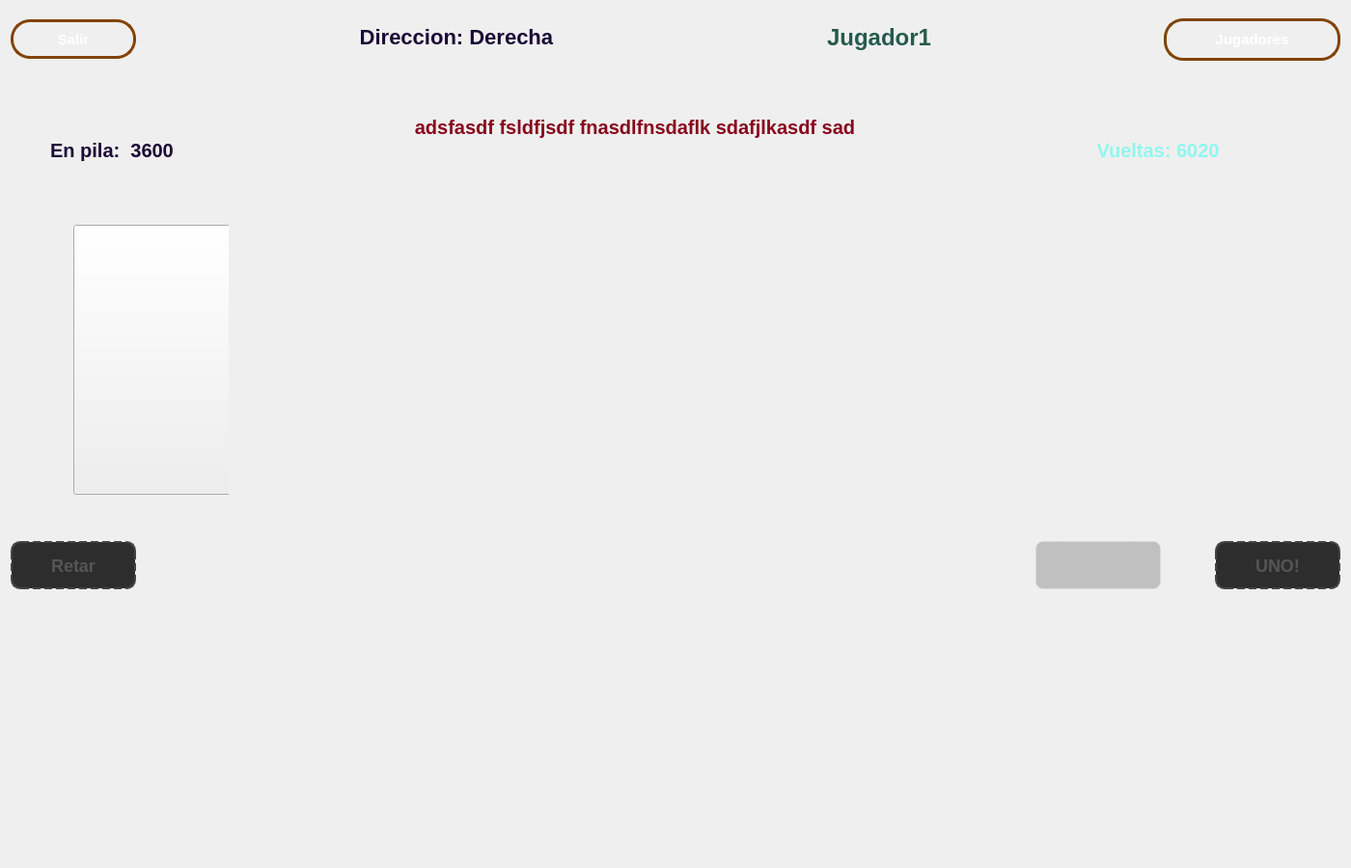
<?xml version="1.0" encoding="UTF-8"?>
<ui version="4.0">
 <class>PantallaJuego</class>
 <widget class="QWidget" name="PantallaJuego">
  <property name="geometry">
   <rect>
    <x>0</x>
    <y>0</y>
    <width>1400</width>
    <height>900</height>
   </rect>
  </property>
  <property name="windowTitle">
   <string>Form</string>
  </property>
  <layout class="QVBoxLayout" name="verticalLayout_5">
   <item>
    <layout class="QHBoxLayout" name="horizontalLayout_2">
     <item>
      <widget class="QPushButton" name="btnRetorno">
       <property name="minimumSize">
        <size>
         <width>130</width>
         <height>41</height>
        </size>
       </property>
       <property name="maximumSize">
        <size>
         <width>130</width>
         <height>16777215</height>
        </size>
       </property>
       <property name="styleSheet">
        <string notr="true">QPushButton#btnRetorno {
    background-color: qlineargradient(spread:pad, x1:0, y1:0, x2:1, y2:1, 
                        stop:0 rgb(237, 51, 59) 
                        stop:1 rgba(255, 255, 255, 40));
    
    border: 3px solid rgb(130, 68, 5);
    border-radius: 20px;
    
    color: white;
    font-family: &quot;Arial Black&quot;, Gadget, sans-serif;
    font-size: 15px;
    font-weight: bold;
    text-transform: uppercase;

}

QPushButton#btnRetorno:hover {
    background-color: qlineargradient(spread:pad, x1:0, y1:0, x2:1, y2:1, 
                        stop:0 rgb(220, 138, 221), 
                        stop:1 rgb(119, 118, 123));
    border-color: #f1c40f;
}


QPushButton#btnRetorno:pressed {
    background-color: #2c3e50;
  
 
}
</string>
       </property>
       <property name="text">
        <string>Salir</string>
       </property>
      </widget>
     </item>
     <item>
      <widget class="QWidget" name="widgetSpacer2" native="true">
       <property name="minimumSize">
        <size>
         <width>180</width>
         <height>60</height>
        </size>
       </property>
       <property name="maximumSize">
        <size>
         <width>16777215</width>
         <height>70</height>
        </size>
       </property>
      </widget>
     </item>
     <item>
      <widget class="QLabel" name="labelVueltas">
       <property name="minimumSize">
        <size>
         <width>280</width>
         <height>50</height>
        </size>
       </property>
       <property name="maximumSize">
        <size>
         <width>16777215</width>
         <height>60</height>
        </size>
       </property>
       <property name="styleSheet">
        <string notr="true">QLabel#labelVueltas {        
 
    color: qlineargradient(x1:0, y1:0, x2:1, y2:1, stop:0 rgb(99, 69, 44), stop:1 rgb(26, 10, 54));

  	 font-size: 22px;
    font-weight: bold;
    font-family: &quot;Segoe UI&quot;, Arial;
    
    background: transparent;
    padding: 2px;
    margin-bottom: 5px;
}

</string>
       </property>
       <property name="text">
        <string>Direccion: Derecha </string>
       </property>
       <property name="alignment">
        <set>Qt::AlignmentFlag::AlignCenter</set>
       </property>
      </widget>
     </item>
     <item>
      <widget class="QWidget" name="widgetSpacer2_3" native="true">
       <property name="minimumSize">
        <size>
         <width>150</width>
         <height>60</height>
        </size>
       </property>
       <property name="maximumSize">
        <size>
         <width>16777215</width>
         <height>60</height>
        </size>
       </property>
      </widget>
     </item>
     <item>
      <widget class="QLabel" name="labelNombreJugador">
       <property name="minimumSize">
        <size>
         <width>200</width>
         <height>50</height>
        </size>
       </property>
       <property name="maximumSize">
        <size>
         <width>16777215</width>
         <height>60</height>
        </size>
       </property>
       <property name="styleSheet">
        <string notr="true">QLabel#labelNombreJugador {        
 
    color: qlineargradient(x1:0, y1:0, x2:1, y2:1, stop:0 rgb(39, 64, 28), stop:1 rgb(38, 90, 76));

  	 font-size: 24px;
    font-weight: bold;
    font-family: &quot;Segoe UI&quot;, Arial;
    
    background: transparent;
    padding: 2px;
    margin-bottom: 5px;
}

</string>
       </property>
       <property name="text">
        <string>Jugador1</string>
       </property>
       <property name="alignment">
        <set>Qt::AlignmentFlag::AlignCenter</set>
       </property>
      </widget>
     </item>
     <item>
      <widget class="QWidget" name="widgetSpacer2_2" native="true">
       <property name="minimumSize">
        <size>
         <width>180</width>
         <height>60</height>
        </size>
       </property>
       <property name="maximumSize">
        <size>
         <width>16777215</width>
         <height>60</height>
        </size>
       </property>
      </widget>
     </item>
     <item>
      <widget class="QPushButton" name="btnPersonas">
       <property name="minimumSize">
        <size>
         <width>130</width>
         <height>41</height>
        </size>
       </property>
       <property name="styleSheet">
        <string notr="true">QPushButton#btnPersonas {
    background-color: qlineargradient(spread:pad, x1:0, y1:0, x2:1, y2:1, 
                        stop:0 rgb(144, 247, 238) 
                        stop:1 rgba(255, 255, 255, 40));
    
    border: 3px solid rgb(130, 68, 5);
    border-radius: 20px;
    
    color: white;
    font-family: &quot;Arial Black&quot;, Gadget, sans-serif;
    font-size: 15px;
    font-weight: bold;
    text-transform: uppercase;
    
    padding: 10px 25px;
}

QPushButton#btnPersonas:hover {
    background-color: qlineargradient(spread:pad, x1:0, y1:0, x2:1, y2:1, 
                        stop:0 rgb(192, 97, 203), 
                        stop:1 rgb(9, 147, 29));
    border-color: #f1c40f;
}


QPushButton#btnPersonas:pressed {
    background-color: #2c3e50;
    padding-top: 12px;
    padding-left: 27px;
}
</string>
       </property>
       <property name="text">
        <string>Jugadores</string>
       </property>
      </widget>
     </item>
    </layout>
   </item>
   <item>
    <widget class="QWidget" name="widget" native="true">
     <property name="minimumSize">
      <size>
       <width>300</width>
       <height>110</height>
      </size>
     </property>
     <layout class="QHBoxLayout" name="horizontalLayout_6">
      <item>
       <widget class="QWidget" name="widgetH1" native="true">
        <property name="minimumSize">
         <size>
          <width>10</width>
          <height>100</height>
         </size>
        </property>
        <property name="maximumSize">
         <size>
          <width>10</width>
          <height>16777215</height>
         </size>
        </property>
       </widget>
      </item>
      <item>
       <layout class="QVBoxLayout" name="verticalLayout_6">
        <item>
         <widget class="QWidget" name="widgetH1_3" native="true">
          <property name="minimumSize">
           <size>
            <width>160</width>
            <height>30</height>
           </size>
          </property>
          <property name="maximumSize">
           <size>
            <width>50</width>
            <height>16777215</height>
           </size>
          </property>
         </widget>
        </item>
        <item>
         <widget class="QLabel" name="labelCantidadPila">
          <property name="minimumSize">
           <size>
            <width>120</width>
            <height>50</height>
           </size>
          </property>
          <property name="styleSheet">
           <string notr="true">QLabel#labelCantidadPila {        
 
    color: qlineargradient(x1:0, y1:0, x2:1, y2:1, stop:0 rgb(38, 13, 173), stop:1 rgb(26, 10, 54));

  	 font-size: 20px;
    font-weight: bold;
    font-family: &quot;Segoe UI&quot;, Arial;
    
    background: transparent;
    padding: 2px;
    margin-bottom: 5px;
}

</string>
          </property>
          <property name="text">
           <string>En pila:  3600</string>
          </property>
          <property name="alignment">
           <set>Qt::AlignmentFlag::AlignCenter</set>
          </property>
         </widget>
        </item>
       </layout>
      </item>
      <item>
       <widget class="QWidget" name="widget_3" native="true">
        <property name="minimumSize">
         <size>
          <width>150</width>
          <height>0</height>
         </size>
        </property>
        <property name="maximumSize">
         <size>
          <width>150</width>
          <height>16777215</height>
         </size>
        </property>
       </widget>
      </item>
      <item>
       <widget class="QLabel" name="labelMensajes">
        <property name="minimumSize">
         <size>
          <width>600</width>
          <height>0</height>
         </size>
        </property>
        <property name="maximumSize">
         <size>
          <width>600</width>
          <height>16777215</height>
         </size>
        </property>
        <property name="styleSheet">
         <string notr="true">QLabel#labelMensajes {        
 
    color: qlineargradient(x1:0, y1:0, x2:1, y2:1, stop:0 rgb(136, 5, 29), stop:1 rgb(136, 5, 29));

  	 font-size: 20px;
    font-weight: bold;
    font-family: &quot;Segoe UI&quot;, Arial;
    
    background: transparent;
    padding: 2px;
    margin-bottom: 5px;
}

</string>
        </property>
        <property name="text">
         <string>adsfasdf fsldfjsdf fnasdlfnsdaflk sdafjlkasdf sad</string>
        </property>
        <property name="alignment">
         <set>Qt::AlignmentFlag::AlignCenter</set>
        </property>
       </widget>
      </item>
      <item>
       <widget class="QWidget" name="widgetH1_2" native="true">
        <property name="minimumSize">
         <size>
          <width>150</width>
          <height>0</height>
         </size>
        </property>
        <property name="maximumSize">
         <size>
          <width>150</width>
          <height>16777215</height>
         </size>
        </property>
       </widget>
      </item>
      <item>
       <layout class="QVBoxLayout" name="verticalLayout_7">
        <item>
         <widget class="QWidget" name="widgetH1_5" native="true">
          <property name="minimumSize">
           <size>
            <width>120</width>
            <height>15</height>
           </size>
          </property>
          <property name="maximumSize">
           <size>
            <width>50</width>
            <height>16777215</height>
           </size>
          </property>
         </widget>
        </item>
        <item>
         <widget class="QLabel" name="labelVPartida">
          <property name="minimumSize">
           <size>
            <width>160</width>
            <height>50</height>
           </size>
          </property>
          <property name="maximumSize">
           <size>
            <width>160</width>
            <height>16777215</height>
           </size>
          </property>
          <property name="styleSheet">
           <string notr="true">QLabel#labelVPartida {        
 
    color: qlineargradient(x1:0, y1:0, x2:1, y2:1, stop:0 rgb(144, 247, 238), stop:1 rgb(144, 247, 238));

  	 font-size: 20px;
    font-weight: bold;
    font-family: &quot;Segoe UI&quot;, Arial;
    
    background: transparent;
    padding: 2px;
    margin-bottom: 5px;
}

</string>
          </property>
          <property name="text">
           <string>Vueltas: 6020</string>
          </property>
          <property name="alignment">
           <set>Qt::AlignmentFlag::AlignCenter</set>
          </property>
         </widget>
        </item>
       </layout>
      </item>
      <item>
       <widget class="QWidget" name="widget_2" native="true">
        <property name="maximumSize">
         <size>
          <width>100</width>
          <height>16777215</height>
         </size>
        </property>
       </widget>
      </item>
     </layout>
    </widget>
   </item>
   <item>
    <layout class="QHBoxLayout" name="horizontalLayout_5">
     <item>
      <widget class="QWidget" name="widgetSpacer5_3" native="true">
       <property name="minimumSize">
        <size>
         <width>50</width>
         <height>320</height>
        </size>
       </property>
       <property name="maximumSize">
        <size>
         <width>50</width>
         <height>16777215</height>
        </size>
       </property>
      </widget>
     </item>
     <item>
      <layout class="QVBoxLayout" name="verticalLayout_3">
       <item>
        <widget class="QWidget" name="widgetSpacer4" native="true">
         <property name="minimumSize">
          <size>
           <width>170</width>
           <height>20</height>
          </size>
         </property>
         <property name="maximumSize">
          <size>
           <width>170</width>
           <height>20</height>
          </size>
         </property>
        </widget>
       </item>
       <item>
        <widget class="QWidget" name="widgetBaraja" native="true">
         <property name="minimumSize">
          <size>
           <width>150</width>
           <height>170</height>
          </size>
         </property>
         <property name="maximumSize">
          <size>
           <width>170</width>
           <height>16777215</height>
          </size>
         </property>
         <property name="styleSheet">
          <string notr="true"/>
         </property>
         <layout class="QFormLayout" name="formLayout">
          <item row="0" column="0">
           <widget class="QPushButton" name="btnPilaLateral">
            <property name="minimumSize">
             <size>
              <width>165</width>
              <height>280</height>
             </size>
            </property>
            <property name="text">
             <string/>
            </property>
           </widget>
          </item>
         </layout>
        </widget>
       </item>
       <item>
        <widget class="QWidget" name="widgetSpacer4_2" native="true">
         <property name="minimumSize">
          <size>
           <width>0</width>
           <height>30</height>
          </size>
         </property>
         <property name="maximumSize">
          <size>
           <width>170</width>
           <height>30</height>
          </size>
         </property>
        </widget>
       </item>
      </layout>
     </item>
     <item>
      <widget class="QWidget" name="widgetSpacer5" native="true">
       <property name="minimumSize">
        <size>
         <width>350</width>
         <height>320</height>
        </size>
       </property>
      </widget>
     </item>
     <item>
      <layout class="QVBoxLayout" name="verticalLayout_4">
       <item>
        <widget class="QWidget" name="widgetSpacer6" native="true">
         <property name="minimumSize">
          <size>
           <width>170</width>
           <height>20</height>
          </size>
         </property>
         <property name="maximumSize">
          <size>
           <width>170</width>
           <height>20</height>
          </size>
         </property>
        </widget>
       </item>
       <item>
        <widget class="QWidget" name="widgetStacked" native="true">
         <property name="minimumSize">
          <size>
           <width>170</width>
           <height>150</height>
          </size>
         </property>
         <property name="maximumSize">
          <size>
           <width>170</width>
           <height>16777215</height>
          </size>
         </property>
         <property name="styleSheet">
          <string notr="true"/>
         </property>
         <layout class="QVBoxLayout" name="verticalLayout_8">
          <item>
           <widget class="QLabel" name="labelStackedImg">
            <property name="minimumSize">
             <size>
              <width>150</width>
              <height>280</height>
             </size>
            </property>
            <property name="text">
             <string/>
            </property>
           </widget>
          </item>
         </layout>
        </widget>
       </item>
       <item>
        <widget class="QWidget" name="widgetSpacer6_2" native="true">
         <property name="minimumSize">
          <size>
           <width>170</width>
           <height>30</height>
          </size>
         </property>
         <property name="maximumSize">
          <size>
           <width>170</width>
           <height>30</height>
          </size>
         </property>
        </widget>
       </item>
      </layout>
     </item>
     <item>
      <widget class="QWidget" name="widgetSpacer5_2" native="true">
       <property name="minimumSize">
        <size>
         <width>600</width>
         <height>320</height>
        </size>
       </property>
      </widget>
     </item>
    </layout>
   </item>
   <item>
    <layout class="QVBoxLayout" name="verticalLayout_2">
     <item>
      <layout class="QHBoxLayout" name="horizontalLayout_4">
       <item>
        <widget class="QPushButton" name="btnRetar">
         <property name="enabled">
          <bool>false</bool>
         </property>
         <property name="minimumSize">
          <size>
           <width>130</width>
           <height>50</height>
          </size>
         </property>
         <property name="styleSheet">
          <string notr="true">QPushButton#btnRetar {
    background-color: qlineargradient(spread:pad, x1:0, y1:0, x2:1, y2:1, 
                        stop:0 rgb(28, 113, 216) 
                        stop:1 rgba(255, 255, 255, 40));
    
    border: 3px solid rgb(130, 68, 5);
    border-radius: 20px;
    
    color: white;
    font-family: &quot;Arial Black&quot;, Gadget, sans-serif;
    font-size: 18px;
    font-weight: bold;
    text-transform: uppercase;
    
    padding: 10px 25px;
}

QPushButton#btnRetar:hover {
    background-color: qlineargradient(spread:pad, x1:0, y1:0, x2:1, y2:1, 
                        stop:0 rgb(245, 194, 17), 
                        stop:1 rgba(142, 68, 173, 255));
    border-color: #f1c40f;
}


QPushButton#btnRetar:pressed {
    background-color: #2c3e50;
    padding-top: 12px;
    padding-left: 27px;
}

QPushButton#btnRetar:disabled {
    background: #2d2d2d; 
    color: #555555;
    border: 2px dashed #444444; 
    border-radius: 10px;
}</string>
         </property>
         <property name="text">
          <string>Retar</string>
         </property>
        </widget>
       </item>
       <item>
        <widget class="QWidget" name="widgetControles" native="true">
         <property name="minimumSize">
          <size>
           <width>920</width>
           <height>50</height>
          </size>
         </property>
         <property name="maximumSize">
          <size>
           <width>16777215</width>
           <height>50</height>
          </size>
         </property>
        </widget>
       </item>
       <item>
        <layout class="QHBoxLayout" name="horizontalLayout_3">
         <item>
          <widget class="QLineEdit" name="textoUNO">
           <property name="enabled">
            <bool>false</bool>
           </property>
           <property name="minimumSize">
            <size>
             <width>130</width>
             <height>50</height>
            </size>
           </property>
           <property name="maximumSize">
            <size>
             <width>16777215</width>
             <height>50</height>
            </size>
           </property>
           <property name="styleSheet">
            <string notr="true">QLineEdit#textoUNO {
    border: 2px solid #bdc3c7;
    border-radius: 8px;
    padding: 5px 10px;
    background-color: #f9f9f9;
	font-size: bold;
    color: black;
    selection-background-color: #3498db;
}

QLineEdit#textoUNO:focus {
    border: 2px solid #3498db;
    background-color: #ffffff;
}

QLineEdit#textoUNO:disabled {
    background-color: rgba(0, 0, 0, 50);
    color: rgba(255, 255, 255, 60);      
    border: 1px dashed rgba(255, 255, 255, 30); 
}</string>
           </property>
          </widget>
         </item>
         <item>
          <spacer name="horizontalSpacer_2">
           <property name="orientation">
            <enum>Qt::Orientation::Horizontal</enum>
           </property>
           <property name="sizeHint" stdset="0">
            <size>
             <width>40</width>
             <height>20</height>
            </size>
           </property>
          </spacer>
         </item>
         <item>
          <widget class="QPushButton" name="btnUNO">
           <property name="enabled">
            <bool>false</bool>
           </property>
           <property name="minimumSize">
            <size>
             <width>130</width>
             <height>50</height>
            </size>
           </property>
           <property name="styleSheet">
            <string notr="true">QPushButton#btnUNO {
    background-color: qlineargradient(spread:pad, x1:0, y1:0, x2:1, y2:1, 
                        stop:0 rgb(136, 5, 29)
                        stop:1 rgb(246, 211, 45));
    
    border: 3px solid rgb(130, 68, 5);
    border-radius: 20px;
    
    color: white;
    font-family: &quot;Arial Black&quot;, Gadget, sans-serif;
    font-size: 18px;
    font-weight: bold;
    text-transform: uppercase;
    
    padding: 10px 25px;
}

QPushButton#btnUNO:hover {
    background-color: qlineargradient(spread:pad, x1:0, y1:0, x2:1, y2:1, 
                        stop:0 rgb(9, 147, 29), 
                        stop:1 rgb(94, 92, 100));
    border-color: #f1c40f;
}


QPushButton#btnUNO:pressed {
    background-color: #2c3e50;
    padding-top: 12px;
    padding-left: 27px;
}

QPushButton#btnUNO:disabled {
    background: #2d2d2d; 
    color: #555555;
    border: 2px dashed #444444; 
    border-radius: 10px;
}</string>
           </property>
           <property name="text">
            <string>UNO!</string>
           </property>
          </widget>
         </item>
        </layout>
       </item>
      </layout>
     </item>
     <item>
      <widget class="QWidget" name="widgetSpacer3" native="true">
       <property name="minimumSize">
        <size>
         <width>900</width>
         <height>10</height>
        </size>
       </property>
       <property name="maximumSize">
        <size>
         <width>16777215</width>
         <height>10</height>
        </size>
       </property>
      </widget>
     </item>
     <item>
      <layout class="QHBoxLayout" name="horizontalLayout">
       <item>
        <widget class="QWidget" name="widgetSpacer1_2" native="true">
         <property name="minimumSize">
          <size>
           <width>10</width>
           <height>0</height>
          </size>
         </property>
         <property name="maximumSize">
          <size>
           <width>10</width>
           <height>16777215</height>
          </size>
         </property>
        </widget>
       </item>
       <item>
        <layout class="QVBoxLayout" name="verticalLayout">
         <item>
          <widget class="QWidget" name="widgetMazo" native="true">
           <property name="minimumSize">
            <size>
             <width>1241</width>
             <height>240</height>
            </size>
           </property>
           <property name="maximumSize">
            <size>
             <width>16777215</width>
             <height>240</height>
            </size>
           </property>
           <property name="styleSheet">
            <string notr="true"/>
           </property>
          </widget>
         </item>
         <item>
          <widget class="QWidget" name="widgetSpacer1" native="true">
           <property name="minimumSize">
            <size>
             <width>901</width>
             <height>10</height>
            </size>
           </property>
           <property name="maximumSize">
            <size>
             <width>16777215</width>
             <height>10</height>
            </size>
           </property>
           <property name="styleSheet">
            <string notr="true"/>
           </property>
          </widget>
         </item>
        </layout>
       </item>
       <item>
        <widget class="QWidget" name="widgetSpacer1_3" native="true">
         <property name="minimumSize">
          <size>
           <width>18</width>
           <height>0</height>
          </size>
         </property>
         <property name="maximumSize">
          <size>
           <width>18</width>
           <height>16777215</height>
          </size>
         </property>
        </widget>
       </item>
      </layout>
     </item>
    </layout>
   </item>
  </layout>
 </widget>
 <resources/>
 <connections/>
</ui>
